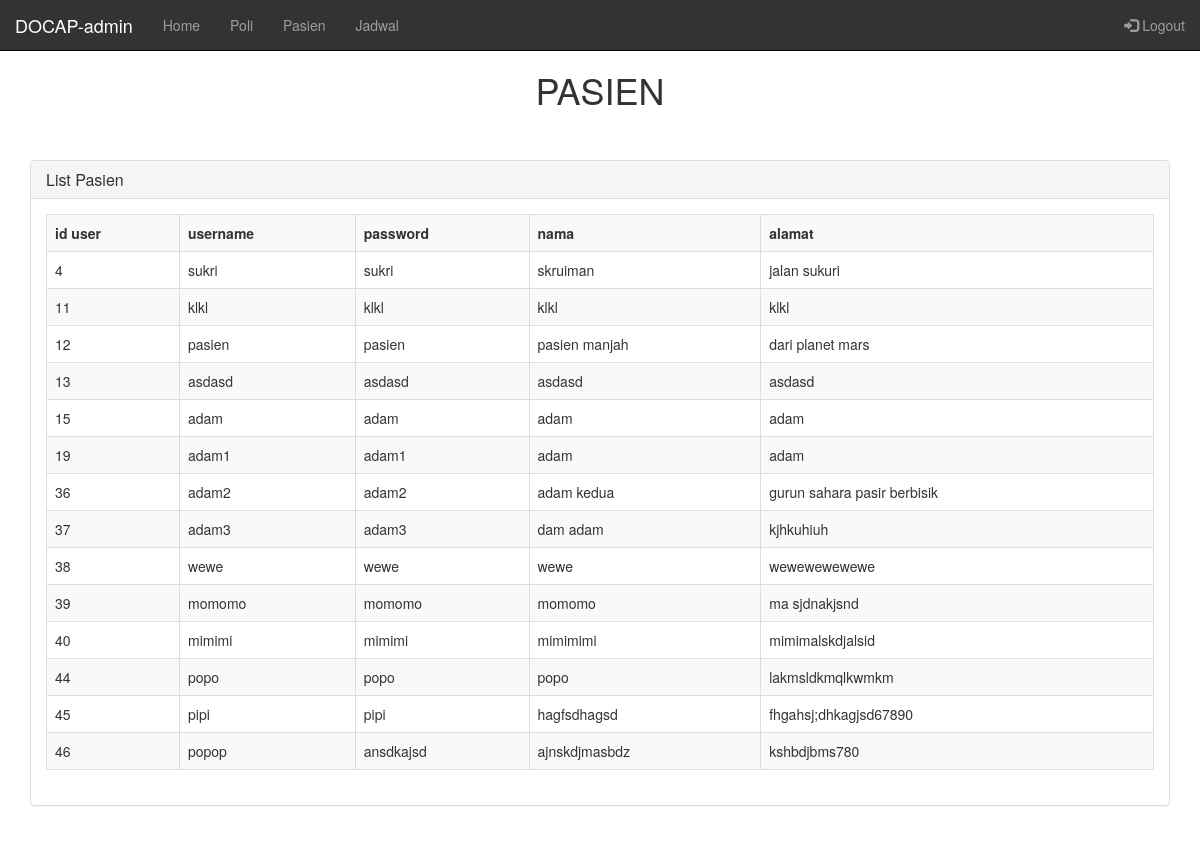
Screenshot of /index.php?controller=admin&action=showAllPatient (signed in) with the database file from the repository.
### tables this page shows
CREATE TABLE `users` (
  `id_user` int(11) NOT NULL,
  `username` varchar(100) NOT NULL,
  `password` varchar(100) NOT NULL,
  `level` int(1) NOT NULL,
  `nama` varchar(250) NOT NULL,
  `alamat` varchar(255) NOT NULL,
  `no_ktp` varchar(16) NOT NULL
);

### controllers/c_admin.php (called while the page is built, shortened)
<?php
class AdminController{
  public function showAllPatient()
  {
    $posts = Admin::showAllPatient();
    require_once("views/pages/adminAllPatient.php");
  }
}
?>

### routes.php (called while the page is built, shortened)
<?php
function call($controller, $action){
  switch ($controller) {
    case 'admin':
    $controller=new AdminController();
    require_once('models/m_admin.php');
    break;
  }
  $controller ->{ $action }();
}
call($controller,$action);
?>

### index.php (called while the page is built, shortened)
<?php
require_once('views/layout.php');
 ?>

### models/m_admin.php (called while the page is built, shortened)
<?php
class Admin{
  public static function showAllPatient(){
    $list=[];
    $db = DB::getInstance();
    $req = $db->query("SELECT *FROM users where level=3");
    foreach ($req->fetchAll() as $post) {
      $list[] = array(
        'id_user' => $post['id_user'],
        'username' => $post['username'],
        'password' => $post['password'],
        'nama' => $post['nama'],
        'alamat' => $post['alamat']
    );
  }
  return $list;
}
}
?>

### views/pages/adminAllPatient.php (the view, shortened to what this page needs)
<?php require_once('views/layoutAdmin.php')?>
<!DOCTYPE html>
<html lang="en" dir="ltr">
<head>
</head>
<body>
  <div class="padding-about">
    <h1 align="center">PASIEN</h1>
    <div class="container">
      <br><br>
      <div class="row">
        <div class="col-lg-12">
          <div class="panel panel-default">
            <div class="panel-heading">
              <h3 class="panel-title"><i class="fa fa-money fa-fw"></i>List Pasien</h3>
            </div>
            <div class="panel-body">
              <div class="table-responsive">
      <table class="table table-bordered table-hover table-striped">
        <th>id user</th>
        <th>username</th>
        <th>password</th>
        <th>nama</th>
        <th>alamat</th>
        <?php foreach ($posts as $post) { ?>
          <tr>
            <td><?php echo $post['id_user'];  ?></td>
            <td><?php echo $post['username']; ?></td>
            <td><?php echo $post['password']; ?></td>
            <td><?php echo $post['nama'];  ?></td>
            <td><?php echo $post['alamat'];  ?></td>
          </tr><?php } ?>
        </table>
      </div>
    </div>
  </div>
</div>
</div>
</div>
  </body>
  </html>

### resources/mycss/my.css (style rules this page uses)
.padding-about { padding:50px 0px; }

### rows the page displays
users: id_user "4", username "sukri", password "sukri", nama "skruiman", alamat "jalan sukuri"
users: id_user "11", username "klkl", password "klkl", nama "klkl", alamat "klkl"
users: id_user "12", username "pasien", password "pasien", nama "pasien manjah", alamat "dari planet mars"
users: id_user "13", username "asdasd", password "asdasd", nama "asdasd", alamat "asdasd"
users: id_user "15", username "adam", password "adam", nama "adam", alamat "adam"
users: id_user "19", username "adam1", password "adam1", nama "adam", alamat "adam"
users: id_user "36", username "adam2", password "adam2", nama "adam kedua", alamat "gurun sahara pasir berbisik"
users: id_user "37", username "adam3", password "adam3", nama "dam adam", alamat "kjhkuhiuh"
users: id_user "38", username "wewe", password "wewe", nama "wewe", alamat "wewewewewewe"
users: id_user "39", username "momomo", password "momomo", nama "momomo", alamat "ma sjdnakjsnd"
users: id_user "40", username "mimimi", password "mimimi", nama "mimimimi", alamat "mimimalskdjalsid"
users: id_user "44", username "popo", password "popo", nama "popo", alamat "lakmsldkmqlkwmkm"
users: id_user "45", username "pipi", password "pipi", nama "hagfsdhagsd", alamat "fhgahsj;dhkagjsd67890"
users: id_user "46", username "popop", password "ansdkajsd", nama "ajnskdjmasbdz", alamat "kshbdjbms780"

### other values shown
$_SESSION['username'] "admin"
